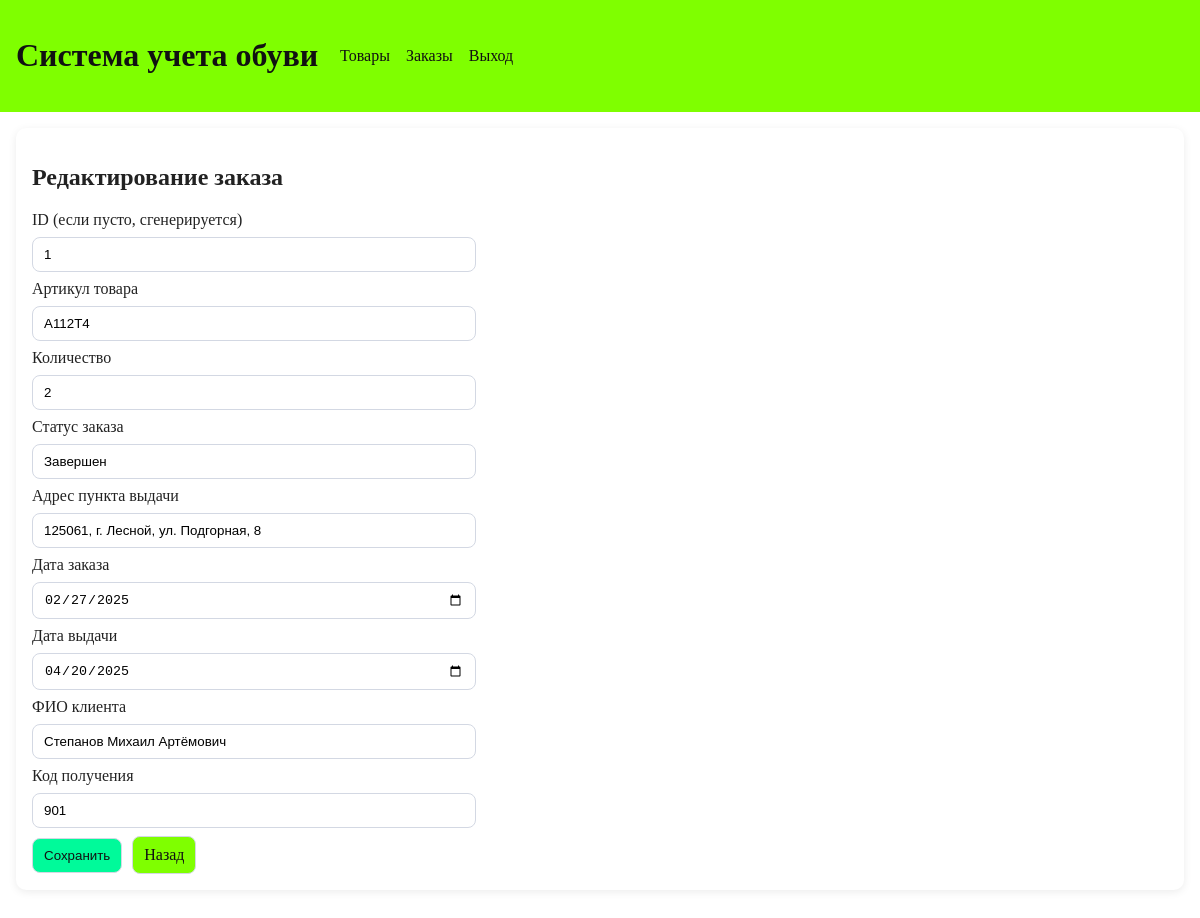
The app's page /orders/1/edit (signed in) with its own data.
### tables this page shows
CREATE TABLE orders (
        id INTEGER PRIMARY KEY,
        order_date TEXT NOT NULL,
        delivery_date TEXT NOT NULL,
        pickup_point_id INTEGER NOT NULL,
        client_name TEXT NOT NULL,
        receive_code TEXT,
        order_status TEXT NOT NULL,
        FOREIGN KEY (pickup_point_id) REFERENCES pickup_points (id)
    );

CREATE TABLE order_items (
        id INTEGER PRIMARY KEY AUTOINCREMENT,
        order_id INTEGER NOT NULL,
        product_article TEXT NOT NULL,
        quantity INTEGER NOT NULL CHECK (quantity > 0),
        FOREIGN KEY (order_id) REFERENCES orders (id),
        FOREIGN KEY (product_article) REFERENCES products (article)
    );

CREATE TABLE pickup_points (
        id INTEGER PRIMARY KEY AUTOINCREMENT,
        address_text TEXT NOT NULL UNIQUE
    );

### src/webapp.py (the view)
@app.route("/orders/<int:order_id>/edit", methods=["GET", "POST"])
@role_required("admin")
def order_edit(order_id: int):
    db = get_db()
    item = db.execute(
        """
        SELECT
            o.id, o.order_date, o.delivery_date, o.order_status, p.address_text,
            o.client_name, o.receive_code, oi.product_article, oi.quantity
        FROM orders o
        JOIN pickup_points p ON p.id = o.pickup_point_id
        LEFT JOIN order_items oi ON oi.order_id = o.id
        WHERE o.id = ?
        ORDER BY oi.id
        LIMIT 1
        """,
        (order_id,),
    ).fetchone()
    if item is None:
        flash("Заказ не найден.", "error")
        return redirect(url_for("orders"))
    if request.method == "POST":
        return _save_order(order_id)
    return render_template("order_form.html", title="Редактирование заказа", item=item)

### src/webapp.py (called while the page is built)
def get_db() -> sqlite3.Connection:
    if "db" not in g:
        conn = sqlite3.connect(DB_PATH)
        conn.row_factory = sqlite3.Row
        conn.execute("PRAGMA foreign_keys = ON")
        g.db = conn
    return g.db

def role_required(*roles: str):
    def decorator(func):
        @wraps(func)
        def wrapper(*args: Any, **kwargs: Any):
            role = session.get("role", "guest")
            if role not in roles:
                flash("Недостаточно прав для выполнения действия.", "error")
                return redirect(url_for("products"))
            return func(*args, **kwargs)
        return wrapper
    return decorator

### templates/order_form.html
{% extends "base.html" %}
{% block content %}
<section class="card">
    <h2>{{ title }}</h2>
    <form method="post" class="form grid">
        <label>ID (если пусто, сгенерируется)</label>
        <input name="id" type="number" min="1" value="{{ item['id'] if item else '' }}">
        <label>Артикул товара</label>
        <input name="article" required value="{{ item['product_article'] if item else '' }}">
        <label>Количество</label>
        <input name="quantity" type="number" min="1" required value="{{ item['quantity'] if item else '1' }}">
        <label>Статус заказа</label>
        <input name="order_status" required value="{{ item['order_status'] if item else '' }}">
        <label>Адрес пункта выдачи</label>
        <input name="pickup_address" required value="{{ item['address_text'] if item else '' }}">
        <label>Дата заказа</label>
        <input name="order_date" type="date" required value="{{ item['order_date'] if item else '' }}">
        <label>Дата выдачи</label>
        <input name="delivery_date" type="date" required value="{{ item['delivery_date'] if item else '' }}">
        <label>ФИО клиента</label>
        <input name="client_name" required value="{{ item['client_name'] if item else '' }}">
        <label>Код получения</label>
        <input name="receive_code" value="{{ item['receive_code'] if item else '' }}">
        <div class="row">
            <button type="submit">Сохранить</button>
            <a class="btn secondary" href="{{ url_for('orders') }}">Назад</a>
        </div>
    </form>
</section>
{% endblock %}

### static/styles.css (style rules this page uses)
body { margin: 0; font-family: "Times New Roman", Times, serif; background: #FFFFFF; color: #222; }
.row { display: flex; align-items: center; gap: 10px; }
.card { background: #fff; border-radius: 10px; box-shadow: 0 2px 8px rgba(0, 0, 0, 0.08); padding: 16px; margin-bottom: 16px; }
.form { display: flex; flex-direction: column; gap: 8px; }
.grid input { max-width: 420px; }
input, select, button, .btn { padding: 9px 11px; border-radius: 8px; border: 1px solid #d3d8e3; text-decoration: none; }
button, .btn { background: #00FA9A; color: #111; cursor: pointer; }
.secondary { background: #7FFF00; color: #111; }

### records on screen
orders: id "1", order_status "Завершен", order_date "02/27/2025", delivery_date "04/20/2025", client_name "Степанов Михаил Артёмович", receive_code "901"
order_items: article "А112Т4", quantity "2"
pickup_points: pickup_address "125061, г. Лесной, ул. Подгорная, 8"

### other values on screen
{{ title }} "Редактирование заказа"
